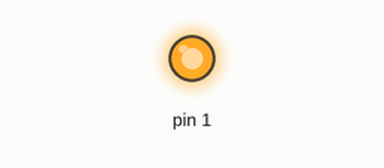
Simulated run of this sketch. Board: Arduino Uno, built with avr-gcc and run on an emulated ATmega328P. On the bench: output pins drawn as LEDs (lit = HIGH).

Above: at 2.0 s.
At 6.0 s:
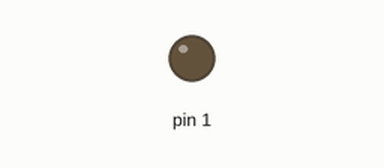
Timing chart, 0 to 10.4 s (numbered marks = the images above):
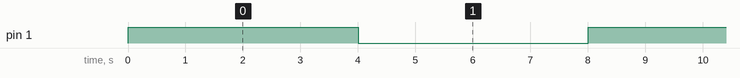

Measured:
- by itself, pin 1: alternates HIGH for 4.0 s and LOW for 4.0 s

The sketch:

iso.ino
```cpp
/*
 * Jonas Dahlgren
 * Lighthous LED ISO 8s
 */

// the setup function runs once when you press reset or power the board
void setup() {
  // initialize digital pin 13 as an output.
  pinMode(1, OUTPUT);
}

// the loop function runs over and over again forever
void loop() {
  digitalWrite(1, HIGH);   // turn the LED on (HIGH is the voltage level)
  delay(4000);              // wait for 4 seconds
  digitalWrite(1, LOW);    // turn the LED off by making the voltage LOW
  delay(4000);              // wait for 4 seconds

}
```
